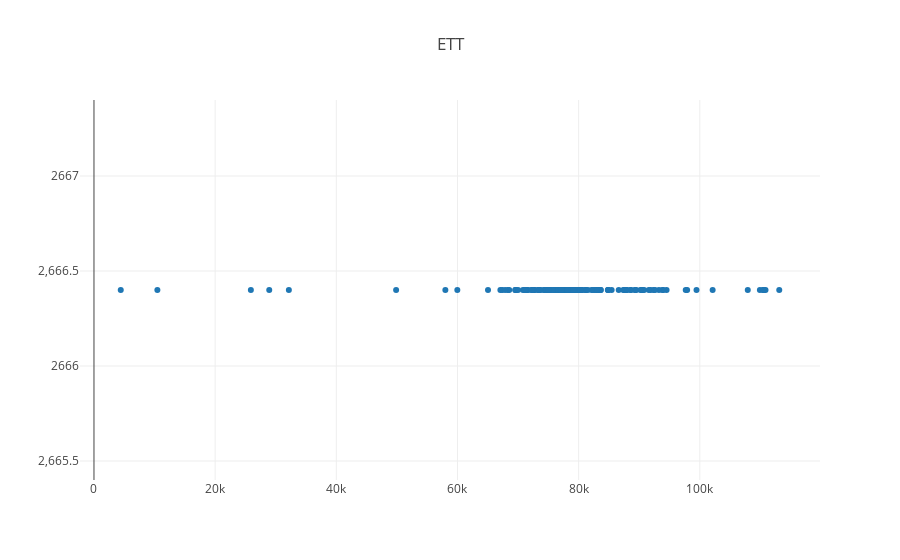

Notebook cell for this chart:
### Code cell
import pandas as pd
import numpy as np
import matplotlib.pyplot as plt

df = pd.read_csv("F11.csv")
df.drop("Unnamed: 0", axis = 1, inplace = True)
#df.drop("DATEPRD",axis = 1, inplace = True)

X = df.iloc[:,0:8]
Y = df.iloc[:,9]

from keras.models import Sequential
from keras.layers import Dense
from sklearn.preprocessing import MinMaxScaler, Normalizer, MaxAbsScaler, StandardScaler
from sklearn.model_selection import train_test_split, KFold, cross_val_score, GridSearchCV
from sklearn.metrics import mean_squared_error, r2_score

test_fraction = 0.15
val_fraction = 0.15
x_train, x_test, y_train, y_test = train_test_split(X,Y, test_size = test_fraction,
 shuffle = False, random_state = 42)
x_train, x_val, y_train, y_val = train_test_split(x_train, y_train, test_size 
                                                  = val_fraction/(1-test_fraction),
                                                   shuffle = False, random_state = 1000)
scaler_x = MinMaxScaler()
x_train = scaler_x.fit_transform(x_train.as_matrix())
x_val = scaler_x.transform(x_val.as_matrix())
x_test = scaler_x.transform(x_test.as_matrix())

scaler_y = MinMaxScaler()
y_train = scaler_y.fit_transform(y_train.reshape(-1,1))
y_val = scaler_y.transform(y_val.reshape(-1,1))
y_test = scaler_y.transform(y_test.reshape(-1,1))




model = Sequential()
model.add(Dense(12, input_dim=x_train.shape[1], activation='relu'))
model.add(Dense(8, activation='relu'))
model.add(Dense(4, activation='relu'))
#model.add(Dense(2, activation='relu'))

model.add(Dense(1, activation='relu'))

model.compile(loss='mse', optimizer='adam', metrics=['mae'])
model.fit(x_train, y_train, batch_size = 64, epochs = 200, verbose = 1,
 validation_data = (x_val, y_val))

prediction = model.predict(x_test)

from sklearn.metrics import mean_squared_error as mse
from sklearn.metrics import r2_score as r2
print(r2(y_val, model.predict(x_val)))
print(r2(y_test, model.predict(x_test)))

print(mse(y_val, model.predict(x_val)))
print(mse(y_test, prediction))
from scipy.stats import pearsonr as r
r(y_test, model.predict(x_test).reshape(-1,1))[0]
print(prediction.min())
#plt.plot(prediction,'r')
#plt.plot(y_test,'b')
plt.scatter(prediction, y_test, color = 'r')
plt.xlabel("Predicted oil production")
plt.ylabel("Actual oil production")
plt.title("Deep neural network with 3 hidden layer")
plt.show()

import plotly.graph_objs as go
import plotly.offline as py
py.init_notebook_mode(connected = True)
import plotly.io as pio
y_act = scaler_y.inverse_transform(y_test)
y_pred_mlp = scaler_y.inverse_transform(model.predict(x_test).reshape(-1,1))
trace1 = go.Scatter(x = y_act.reshape(-1,),
                    y = y_pred_mlp.reshape(-1,),
                   name = "Actual",
                   mode = 'markers',
                   line=dict(width=10))
data = [trace1]
layout = {"title": "ETT"}
fig = go.Figure(data=data, layout = layout)
py.iplot(fig)

### Figure 1 — Plotly figure (JSON) as saved in the notebook; plotly's stock layout.template omitted (floating-point values rounded to 4 significant figures; data arrays with more than 128 entries replaced by an {"elided": "..."} marker saying what was removed)
{"data": [{"line": {"width": 10}, "mode": "markers", "name": "Actual", "type": "scatter", "uid": "46b8276b-650d-4ed2-8ded-0f1866d79820", "x": {"elided": "168 float values"}, "y": {"elided": "168 float values"}}], "layout": {"title": {"text": "ETT"}}}
